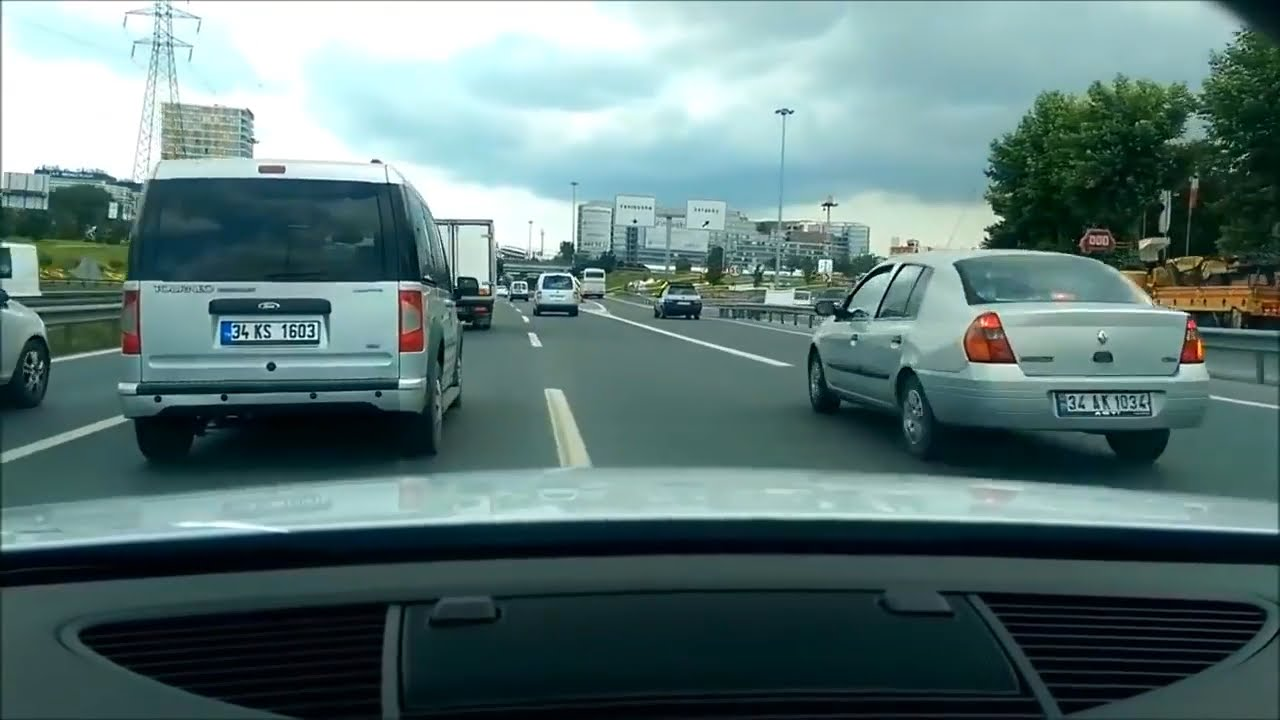
#> input picture img.jpeg, 1280 x 720 px
$ python image_tracking.py
#> lines starting #> are read from the running program, lines starting #| are printed output that depends on the picture; after the words box and inside, x2 and y2 are one past the last pixel; in counts of white or black regions, pixels touching at a corner belong together
import cv2

img_file = 'img.jpeg'

classifier_file = 'cars.xml'

img = cv2.imread(img_file)
#> img is the input picture: shape (720, 1280, 3); mean B, G, R 118, 118.8, 93.3

gray_img = cv2.cvtColor(img, cv2.COLOR_BGR2GRAY)
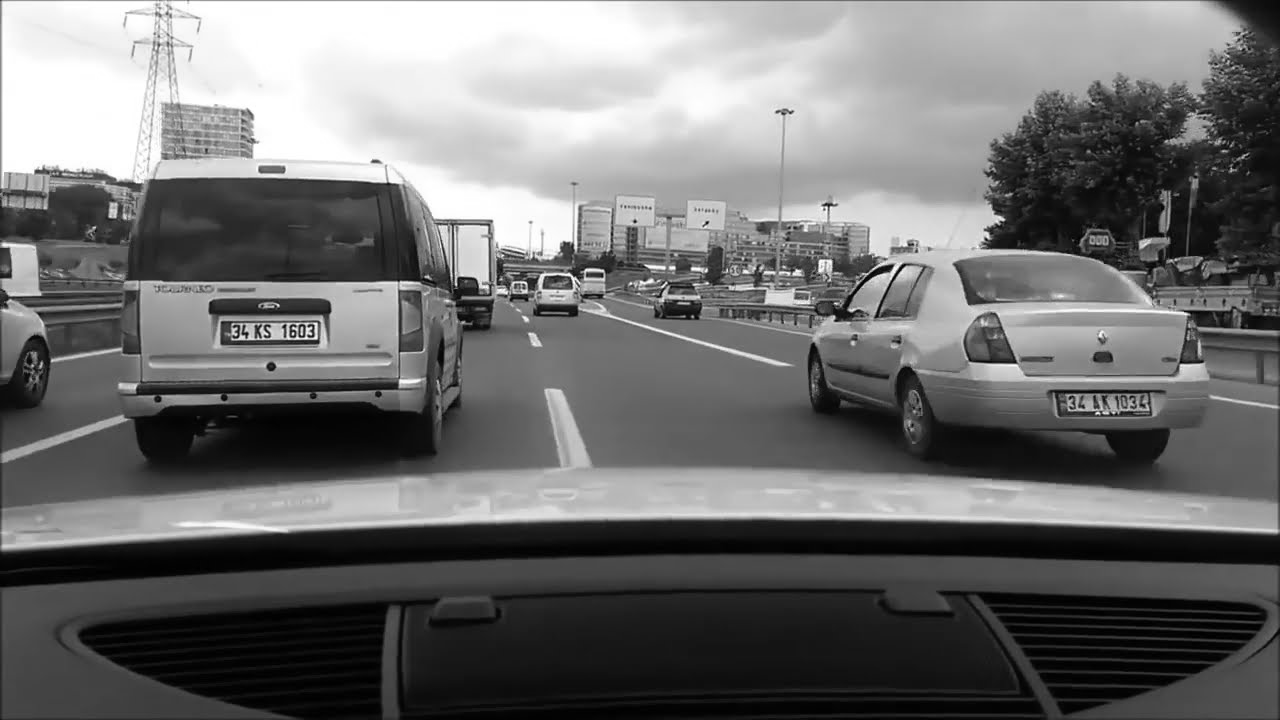
#> gray_img: shape (720, 1280); min 0, max 255, mean 111.1

car_tracker = cv2.CascadeClassifier(classifier_file)

cars = car_tracker.detectMultiScale(gray_img)
#> cars = [[1078, 330, 46, 46], [1186, 243, 60, 60], [511, 255, 88, 88]]

for (x,y,w,h) in cars:
    cv2.rectangle(img, (x,y), (x+w, y+h), (0, 255, 0), 2)
#> this loop made 3 passes
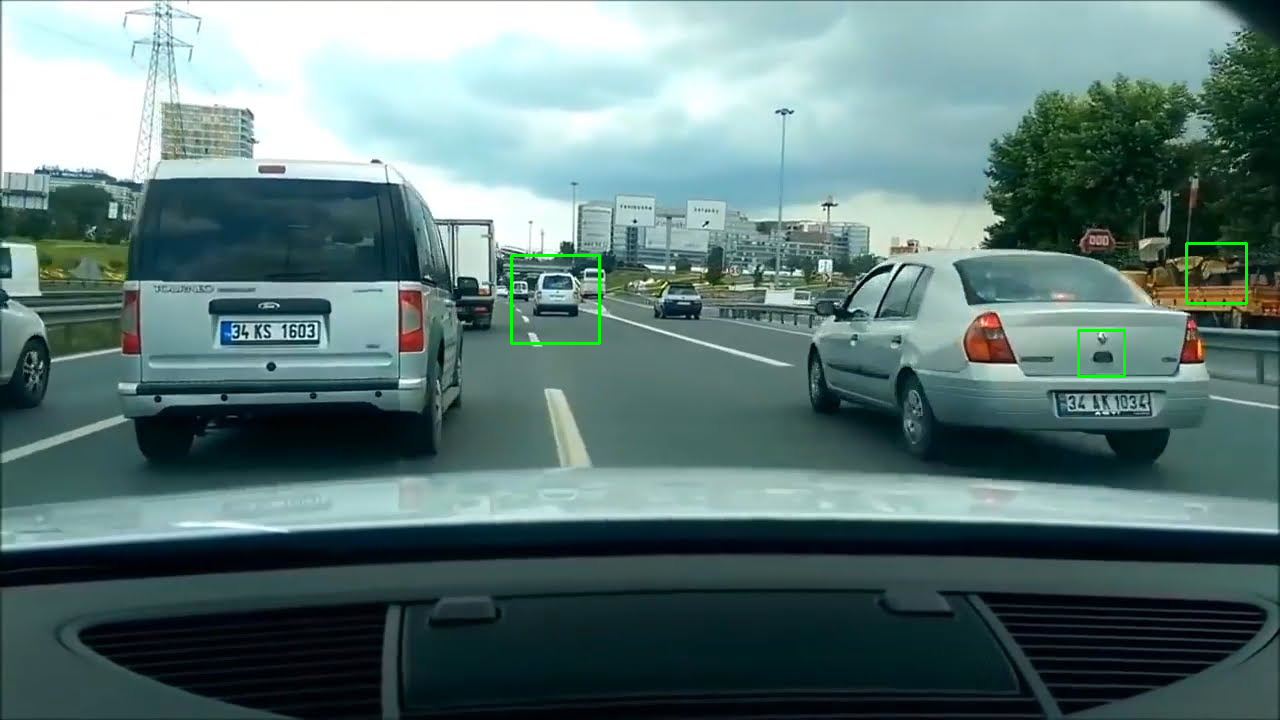
#> img: shape (720, 1280, 3); 0.25% of pixels changed, all inside (x1, y1, x2, y2) = (510, 242, 1248, 378)

cv2.imshow('Tracker', img)

cv2.waitKey()

print("Code Completed")
